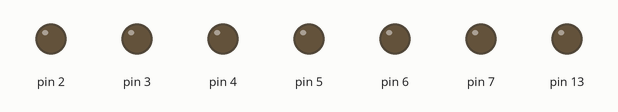
This sketch was run on a simulated Arduino Uno, built with avr-gcc and run on an emulated ATmega328P. On the bench: output pins drawn as LEDs (lit = HIGH).

Above: at 0.1 s.
At 1.6 s:
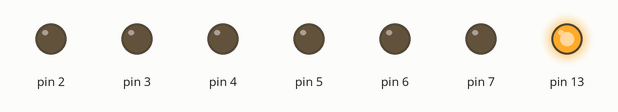
Timing chart, 0 to 3.1 s (numbered marks = the images above):
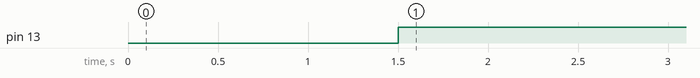

Measured:
- by itself, pin 13: LOW → HIGH at 1.5 s

The sketch:

abc.ino
```cpp
void setup()
{
  pinMode(2,OUTPUT);
  pinMode(3,OUTPUT);
  pinMode(4,OUTPUT);
  pinMode(5,OUTPUT);
  pinMode(6,OUTPUT);
  pinMode(7,OUTPUT);
  pinMode(13, OUTPUT);
}
int StartLoop=0,EndLoop=1;
void loop()
{
  if(StartLoop<EndLoop){
    LED();
    //PASTE FUNCTIONS HERE//
      //WG(); WO(); WGAP(); WGAP(); WA(); WW(); WA(); WY();
      //WTEST();
      LED();LED();
    //====================//
    StartLoop++;
  }
  else{
    MOV(0,0);
  }
}
void MOV(float x, float y)
{
    x=x*1;
    y=y*1;
  float SpeedX,SpeedY;
  float dly;
  float x1=x,y1=y;
  if(x1<0){x1=-x;}
  if(y1<0){y1=-y;}
  if(x1==y1){
    SpeedX=SpeedY=255;
    dly=x1;
  }
  else if(x1<y1){
    SpeedX=175;//255*(x1/y1);
    SpeedY=255;
    dly=y1;
  }
  else if(x1>y1){
    SpeedY=175;//255*(y1/x1);
    SpeedX=255;
    dly=x1;
  }

  //MOVE X AXIS
  if(x>0){
    digitalWrite(2,HIGH);
    analogWrite(3,-SpeedX);
  }
  else if(x==0){
    digitalWrite(2,LOW);
    digitalWrite(3,LOW);
  }
  else{
    digitalWrite(2,LOW);
    analogWrite(3,SpeedX);
  }

  //MOVE Y AXIS
  if(y>0){
    digitalWrite(4,HIGH);
    analogWrite(5,-SpeedY);
  }
  else if(y==0){
    digitalWrite(4,LOW);
    digitalWrite(5,LOW);
  }
  else{
    digitalWrite(4,LOW);
    analogWrite(5,SpeedY);
  }
  delay(500*dly);
  //
}
void PEN(int pos)
{
  MOV(0,0);
  if(pos){
    digitalWrite(6,HIGH);
    digitalWrite(7,LOW);
  }
  else{
    digitalWrite(6,LOW);
    digitalWrite(7,HIGH);
  }
  delay(1000);
  digitalWrite(6,LOW);
  digitalWrite(7,LOW);
}
void LED() {
  MOV(0,0);
  digitalWrite(13, HIGH);
  digitalWrite(13, LOW);
  delay(500);
  digitalWrite(13, HIGH);
}
void WA()
{
  PEN(1);
  MOV(0,2);
  MOV(1,2);
  MOV(2,0);
  MOV(1,-2);
  MOV(-4,0);
  PEN(0);
  MOV(4,0);
  PEN(1);
  MOV(0,-2);
  PEN(0);
  LED();
}
void WB()
{
  PEN(1);
  MOV(0,4);
  MOV(2,0);
  MOV(2,-1);
  MOV(-2,-1);
  MOV(2,-1);
  MOV(-2,-1);
  MOV(-2,0);
  PEN(0);
  MOV(4,0);
  LED();
}
void WC()
{
  MOV(0,1);
  PEN(1);
  MOV(0,2);
  MOV(1,1);
  MOV(2,0);
  MOV(1,-1);
  PEN(0);
  MOV(0,-2);
  PEN(1);
  MOV(-1,-1);
  MOV(-2,0);
  MOV(-1,1);
  PEN(0);
  MOV(4,0);
  MOV(0,-1);
  LED();
}
void WD()
{
  PEN(1);
  MOV(0,4);
  MOV(2,-1);
  MOV(0,-2);
  MOV(-2,-1);
  MOV(-2,0);
  PEN(0);
  MOV(4,0);
  LED();
}
void WE()
{
  PEN(1);
  MOV(0,4);
  MOV(4,0);
  PEN(0);
  MOV(0,-2);
  MOV(-1,0);
  PEN(1);
  MOV(-3,0);
  PEN(0);
  MOV(0,-2);
  PEN(1);
  MOV(4,0);
  PEN(0);
  LED();
}
void WF()
{
  PEN(1);
  MOV(0,4);
  MOV(4,0);
  PEN(0);
  MOV(0,-2);
  MOV(-1,0);
  PEN(1);
  MOV(-3,0);
  PEN(0);
  MOV(4,0);
  LED();
}
void WG()
{
  MOV(2,0);
  MOV(0,1);
  PEN(1);
  MOV(0,1);
  MOV(2,0);
  MOV(0,-2);
  MOV(-4,0);
  MOV(0,4);
  MOV(3,0);
  MOV(1,-1);
  PEN(0);
  MOV(0,-3);
  LED();
}
void WH()
{
  MOV(4,0);
  PEN(1);
  MOV(0,4);
  PEN(0);
  MOV(-4,0);
  PEN(1);
  MOV(0,-4);
  PEN(0);
  MOV(0,2);
  PEN(1);
  MOV(4,0);
  PEN(0);
  MOV(0,-2);
  LED();
}
void WI()
{
  MOV(0,4);
  PEN(1);
  MOV(2,0);
  PEN(0);
  MOV(-1,0);
  PEN(1);
  MOV(0,-4);
  PEN(0);
  MOV(-1,0);
  PEN(1);
  MOV(2,0);
  PEN(0);
  LED();
}
void WJ()
{
  MOV(3,0);
  MOV(0,1);
  PEN(1);
  MOV(-1,-1);
  MOV(-1,0);
  MOV(0,4);
  PEN(0);
  MOV(-1,0);
  PEN(1);
  MOV(3,0);
  PEN(0);
  MOV(0,-4);
  LED();
}
void WK()
{
  PEN(1);
  MOV(4,0);
  PEN(0);
  MOV(2,0);
  PEN(1);
  MOV(-2,-2);
  MOV(2,-2);
  PEN(0);
  LED();
}
void WL()
{
  MOV(2,0);
  PEN(1);
  MOV(-2,0);
  MOV(4,0);
  PEN(0);
  MOV(2,0);
  MOV(0,-4);
  LED();
}
void WM()
{
  PEN(1);
  MOV(0,4);
  MOV(2,-2);
  MOV(2,2);
  MOV(0,-4);
  PEN(0);
  LED();
}
void WN()
{
  PEN(1);
  MOV(0,4);
  MOV(4,-4);
  MOV(0,4);
  PEN(0);
  MOV(0,-4);
  LED();
}
void WO()
{
  MOV(1,0);
  PEN(1);
  MOV(2,0);
  MOV(1,1);
  MOV(0,2);
  MOV(-1,1);
  MOV(-2,0);
  MOV(-1,-1);
  MOV(0,-2);
  MOV(1,-1);
  PEN(0);
  MOV(3,0);
  LED();
}
void WP()
{
  PEN(1);
  MOV(0,4);
  MOV(3,0);
  MOV(1,-1);
  MOV(0,-1);
  MOV(-4,0);
  PEN(0);
  MOV(0,-2);
  MOV(4,0);
  LED();
}
void WQ()
{
  MOV(1,0);
  PEN(1);
  MOV(2,0);
  MOV(1,1);
  MOV(0,2);
  MOV(-1,1);
  MOV(-2,0);
  MOV(-1,-1);
  MOV(0,-2);
  MOV(1,-1);
  MOV(1,1);
  MOV(2,-1);
  PEN(0);
  LED();
}
void WR()
{
  PEN(1);
  MOV(0,4);
  MOV(3,0);
  MOV(1,-1);
  MOV(0,-1);
  MOV(-4,0);
  PEN(0);
  MOV(2,0);
  PEN(1);
  MOV(2,-2);
  PEN(0);
  LED();
}
void WS()
{
  MOV(0,1);
  PEN(1);
  MOV(1,-1);
  MOV(2,0);
  MOV(1,1);
  MOV(-4,2);
  MOV(1,1);
  MOV(2,0);
  MOV(1,-1);
  PEN(0);
  MOV(0,-3);
  LED();
}
void WT()
{
  MOV(0,4);
  PEN(1);
  MOV(4,0);
  PEN(0);
  MOV(-2,0);
  PEN(1);
  MOV(0,-4);
  PEN(0);
  MOV(2,0);
  LED();
}
void WU()
{
  MOV(0,4);
  PEN(1);
  MOV(0,-3);
  MOV(1,-1);
  MOV(2,0);
  MOV(1,1);
  MOV(0,3);
  PEN(0);
  MOV(0,-4);
  LED();
}
void WV()
{
  MOV(0,4);
  PEN(1);
  MOV(2,-4);
  MOV(2,4);
  PEN(0);
  MOV(0,-4);
  LED();
}
void WW()
{
  MOV(0,4);
  PEN(1);
  MOV(0,-4);
  MOV(2,2);
  MOV(2,-2);
  MOV(0,4);
  PEN(0);
  MOV(0,-4);
  LED();
}
void WX()
{
  PEN(1);
  MOV(4,4);
  PEN(0);
  MOV(-4,0);
  PEN(1);
  MOV(4,-4);
  PEN(0);
  LED();
}
void WY()
{
  MOV(0,4);
  PEN(1);
  MOV(2,-2);
  MOV(2,2);
  PEN(0);
  MOV(-2,-2);
  PEN(1);
  MOV(0,-2);
  PEN(0);
  MOV(2,0);
  LED();
}
void WZ()
{
  MOV(4,0);
  PEN(1);
  MOV(-4,0);
  MOV(4,4);
  MOV(-4,0);
  PEN(0);
  MOV(4,0);
  MOV(0,-4);
  LED();
}
void WSPACE()
{
  MOV(4,0);
  LED();
}
void WGAP()
{
  MOV(2,0);
}
void WLINE()
{
  MOV(0,-2);
}
void WTEST()
{
  MOV(5,5);
  MOV(-5,-5);
}
```
